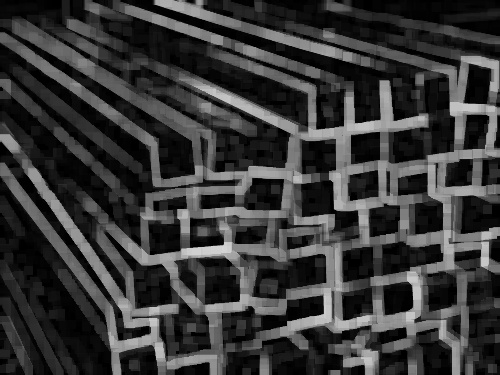
#> input picture 44444.jpg, 500 x 375 px
$ python test.py
#> lines starting #> are read from the running program, lines starting #| are printed output that depends on the picture; after the words box and inside, x2 and y2 are one past the last pixel; in counts of white or black regions, pixels touching at a corner belong together; long printed decimals are rounded
#> further down, src is the input picture: shape (375, 500, 3); min 0, max 215, mean 55.8
# _*_ coding: utf-8 _*_
__author__ = 'LelandYan'
__date__ = '2019/5/14 22:58'
import cv2 as cv
import numpy as np

#全局阈值
def threshold_demo(image):
    gray = cv.cvtColor(image, cv.COLOR_RGB2GRAY)  #把输入图像灰度化
    #直接阈值化是对输入的单通道矩阵逐像素进行阈值分割。
    ret, binary = cv.threshold(gray, 0, 255, cv.THRESH_BINARY | cv.THRESH_TRIANGLE)
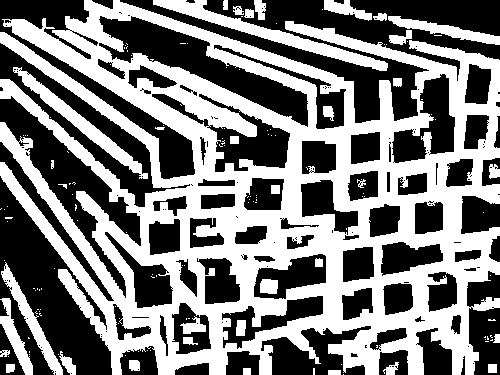
#> binary: shape (375, 500); 48.8% white; 144 white regions (108 under 20 px), largest, box (x1, y1, x2, y2) and area: (0, 0, 500, 375) 80352, (153, 0, 388, 71) 2670, (13, 67, 148, 179) 1887
#> ret = 34
    print("threshold value %s"%ret)
#| threshold value 34.0
    cv.namedWindow("binary0", cv.WINDOW_NORMAL)
    cv.imwrite("binary_first1111.jpg", binary)
    cv.imshow("binary0", binary)

#局部阈值
def local_threshold(image):
    gray = cv.cvtColor(image, cv.COLOR_RGB2GRAY)  #把输入图像灰度化
    #自适应阈值化能够根据图像不同区域亮度分布，改变阈值
    binary =  cv.adaptiveThreshold(gray, 255, cv.ADAPTIVE_THRESH_GAUSSIAN_C,cv.THRESH_BINARY, 25, 10)
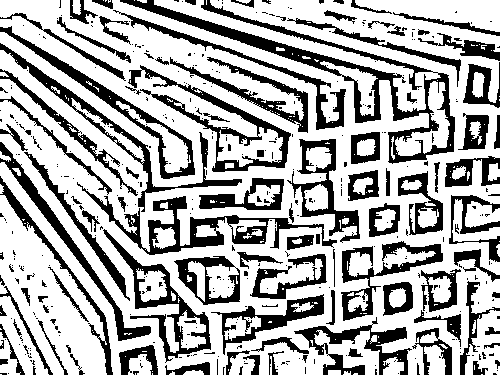
#> binary: shape (375, 500); 68% white; 426 black regions (314 under 20 px), largest, box (x1, y1, x2, y2) and area: (120, 0, 455, 164) 6291, (77, 182, 337, 255) 3398, (128, 65, 291, 172) 2599
    cv.namedWindow("binary1", cv.WINDOW_NORMAL)
    cv.imwrite("binary_first2222.jpg", binary)
    cv.imshow("binary1", binary)

#用户自己计算阈值
def custom_threshold(image):
    gray = cv.cvtColor(image, cv.COLOR_RGB2GRAY)  #把输入图像灰度化
    h, w =gray.shape[:2]
#> h = 375; w = 500
    m = np.reshape(gray, [1,w*h])
    mean = m.sum()/(w*h)
#> mean = 55.79
    print("mean:",mean)
#| mean: 55.793
    ret, binary =  cv.threshold(gray, mean, 255, cv.THRESH_BINARY)
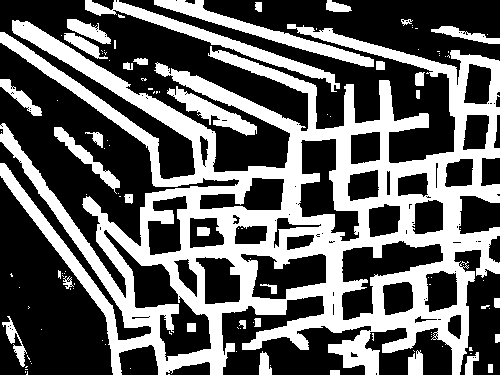
#> binary: shape (375, 500); 38.7% white; 117 white regions (82 under 20 px), largest, box (x1, y1, x2, y2) and area: (0, 20, 500, 375) 60508, (85, 0, 340, 92) 2710, (154, 0, 374, 67) 2414
#> ret = 55
    cv.imwrite("binary_first3333.jpg", binary)
    cv.namedWindow("binary2", cv.WINDOW_NORMAL)
    cv.imshow("binary2", binary)

src = cv.imread('44444.jpg')
cv.namedWindow('input_image', cv.WINDOW_NORMAL) #设置为WINDOW_NORMAL可以任意缩放
cv.imshow('input_image', src)

threshold_demo(src)
local_threshold(src)
custom_threshold(src)
cv.waitKey(0)
cv.destroyAllWindows()

$ run again, with 14.jpg copied over 44444.jpg
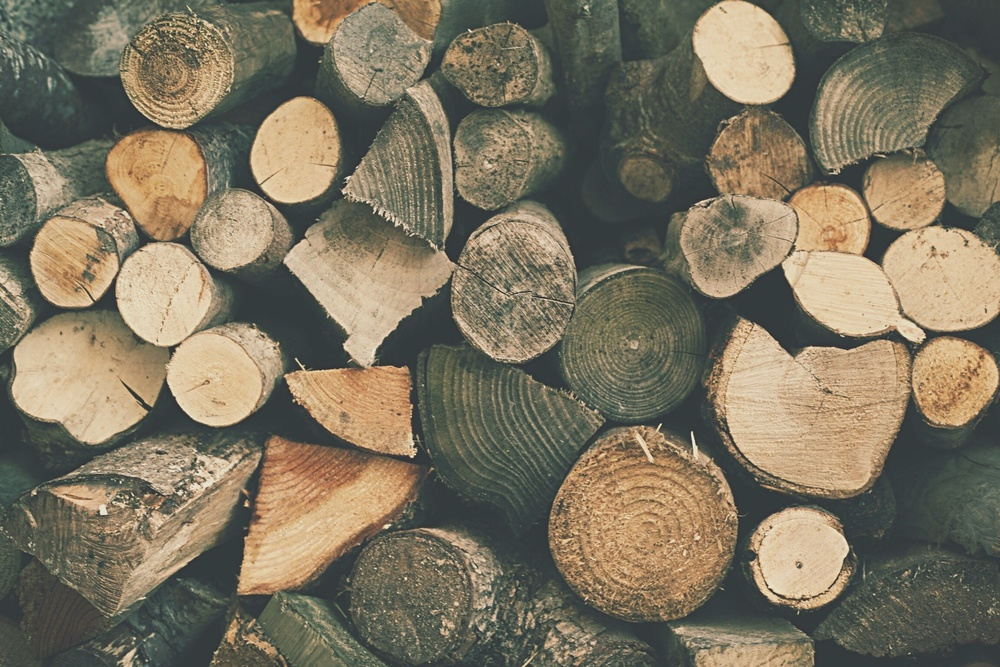
#> input picture 14.jpg, 1000 x 667 px, shrunk from 2172 x 1448 before the run
#> src is the input picture: shape (667, 1000, 3); mean B, G, R 96.6, 116.4, 124.9
#> in threshold_demo, `ret, binary = cv.threshold(gray, 0, 255, cv.THRESH_BINARY | cv.THRESH_..`:
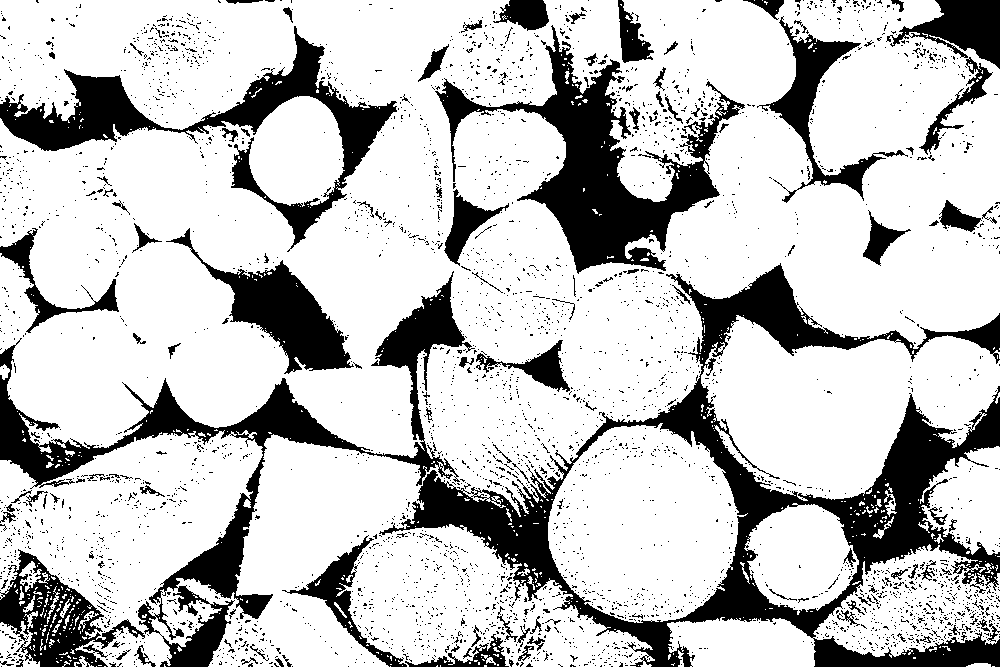
#> binary: shape (667, 1000); 76.7% white; 3627 black regions (3491 under 20 px), largest, box (x1, y1, x2, y2) and area: (379, 263, 1000, 667) 46116, (0, 271, 475, 667) 22497, (435, 25, 745, 274) 19634
#> in threshold_demo, `ret, binary = cv.threshold(gray, 0, 255, cv.THRESH_BINARY | cv.THRESH_..`: ret = 69
#| threshold value 69.0
#> mean = 111.4
#| mean: 111.443
#> in custom_threshold, `ret, binary =  cv.threshold(gray, mean, 255, cv.THRESH_BINARY)`:
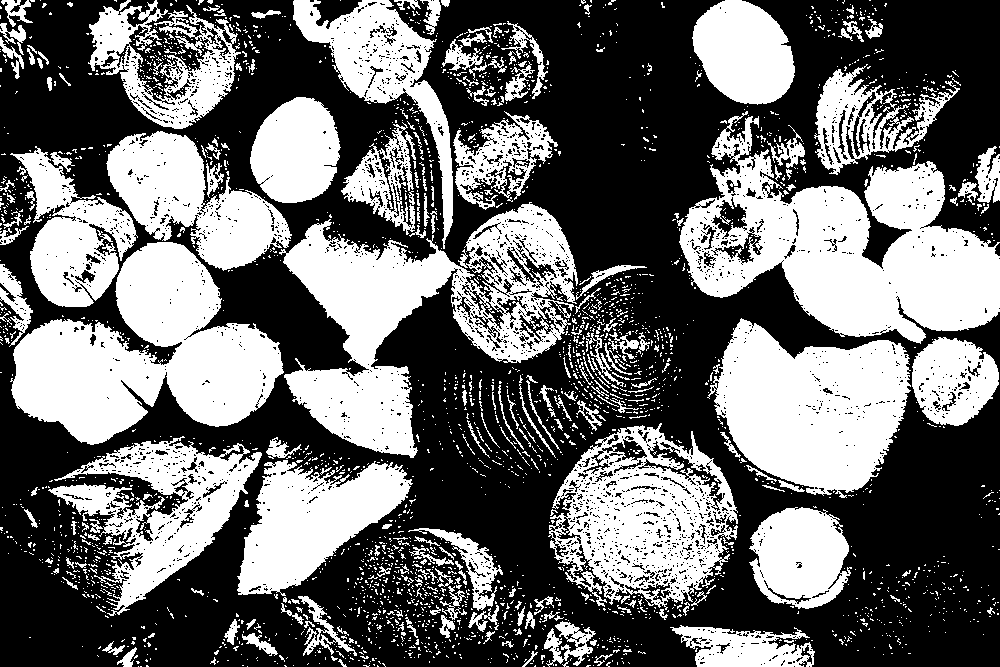
#> binary: shape (667, 1000); 42.4% white; 2742 white regions (2504 under 20 px), largest, box (x1, y1, x2, y2) and area: (679, 111, 1000, 344) 35932, (279, 202, 578, 458) 30184, (10, 242, 284, 445) 30141
#> in custom_threshold, `ret, binary =  cv.threshold(gray, mean, 255, cv.THRESH_BINARY)`: ret = 111

$ run again, with 22.jpg copied over 44444.jpg
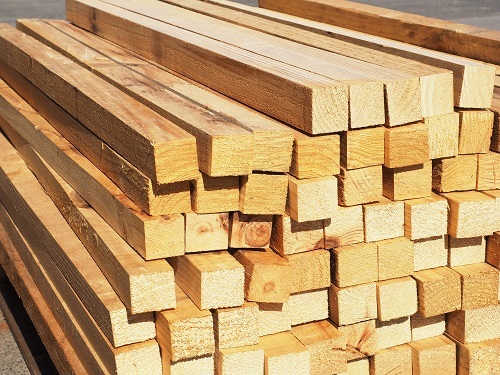
#> input picture 22.jpg, 500 x 375 px
#> src is the input picture: shape (375, 500, 3); mean B, G, R 105.5, 155.7, 193.2
#> in threshold_demo, `ret, binary = cv.threshold(gray, 0, 255, cv.THRESH_BINARY | cv.THRESH_..`: ret = 138
#| threshold value 138.0
#> in local_threshold, `binary =  cv.adaptiveThreshold(gray, 255, cv.ADAPTIVE_THRESH_GAUSSIAN_..`:
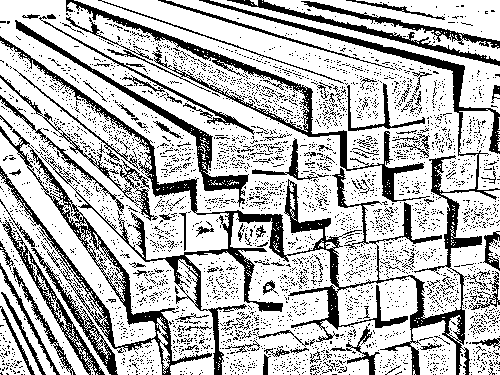
#> binary: shape (375, 500); 72.7% white; 3974 black regions (3867 under 20 px), largest, box (x1, y1, x2, y2) and area: (0, 0, 500, 375) 14795, (0, 126, 212, 375) 4536, (66, 0, 430, 202) 4044
#> mean = 145
#| mean: 144.975
#> in custom_threshold, `ret, binary =  cv.threshold(gray, mean, 255, cv.THRESH_BINARY)`:
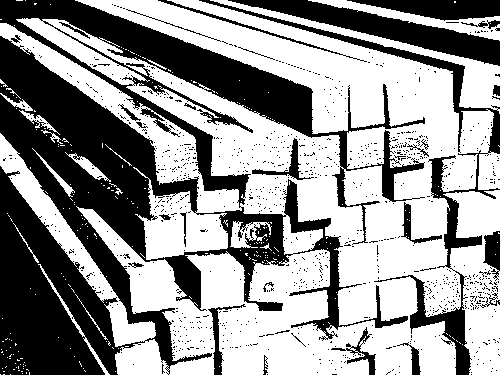
#> binary: shape (375, 500); 58.4% white; 1002 black regions (971 under 20 px), largest, box (x1, y1, x2, y2) and area: (0, 0, 425, 375) 59107, (199, 0, 500, 375) 5874, (228, 0, 500, 66) 5082
#> in custom_threshold, `ret, binary =  cv.threshold(gray, mean, 255, cv.THRESH_BINARY)`: ret = 144
